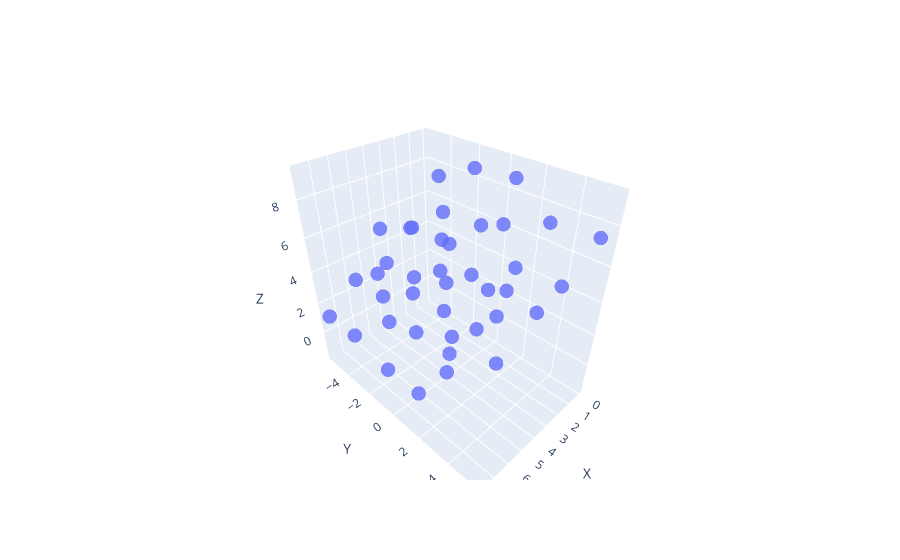

Notebook cell for this chart:
### Code cell
# Create a CIF parser and parse the CIF file
parser = CifParser(MP_df['cif'][0])

structure = parser.parse_structures(primitive=True)[0]

unit_cell = structure.make_supercell([2, 2, 2])

unit_cell_coordinates = unit_cell.cart_coords
plotting_struct(unit_cell_coordinates)

### Figure 1 — Plotly figure (JSON) as saved in the notebook; plotly's stock layout.template omitted (floating-point values rounded to 4 significant figures)
{"data": [{"marker": {"opacity": 0.8, "size": 5}, "mode": "markers", "type": "scatter3d", "x": [0, 0.6465, 4.127, 4.774, 0.6465, -3.924e-17, 4.774, 4.127, 1.29, 0.6433, 5.417, 4.77, 1.936, 1.29, 6.064, 5.417, 2.837, 2.191, 6.965, 6.318, 3.484, 2.837, 7.611, 6.965, 1.193, 0.5469, 5.321, 4.674, 1.84, 1.193, 5.967, 5.321, 2.934, 2.287, 7.061, 6.414, 3.58, 2.934, 7.707, 7.061], "y": [0, -4.076, -4.848e-33, -4.076, -4.076, 4.356e-16, -4.076, 4.356e-16, 1.511, 5.587, 1.511, 5.587, -2.566, 1.511, -2.566, 1.511, -1.511, 2.566, -1.511, 2.566, -5.587, -1.511, -5.587, -1.511, -1.019, 3.057, -1.019, 3.057, -5.095, -1.019, -5.095, -1.019, 1.019, 5.095, 1.019, 5.095, -3.057, 1.019, -3.057, 1.019], "z": [0, 7.664, -1.634, 6.031, 1.634, 6.031, 4.665e-16, 4.397, 3.259, 7.656, 1.625, 6.022, 4.892, 9.289, 3.259, 7.656, 1.138, 5.535, -0.4953, 3.902, 2.772, 7.169, 1.138, 5.535, 3.015, 7.412, 1.382, 5.779, 4.649, 9.046, 3.015, 7.412, 1.382, 5.779, -0.2517, 4.145, 3.015, 7.412, 1.382, 5.779]}], "layout": {"scene": {"xaxis": {"title": {"text": "X"}}, "yaxis": {"title": {"text": "Y"}}, "zaxis": {"title": {"text": "Z"}}}}}
